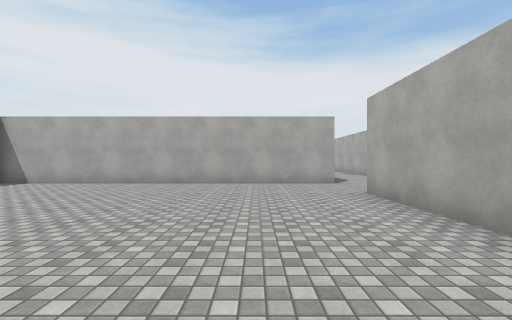
view 1 (above)

21 first-person views from a walk through a scene from a Unity 3-D project. The camera is 1.4 m above the floor, looks level and sees 90° across. The floor is counted in squares, 2 m on a side. Each view is taken from the middle of a square. On the plan, view 1 faces up. The plan holds only what a view shows up to about 9 squares ahead; the rest is blank. The place goes on beyond the plan. The player character is not drawn. Surface patterns are stand-ins for the level's own textures.

view 2
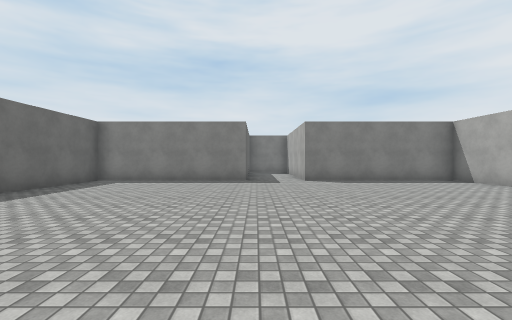

view 3
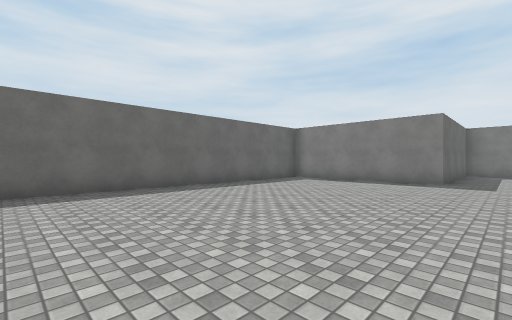

view 4
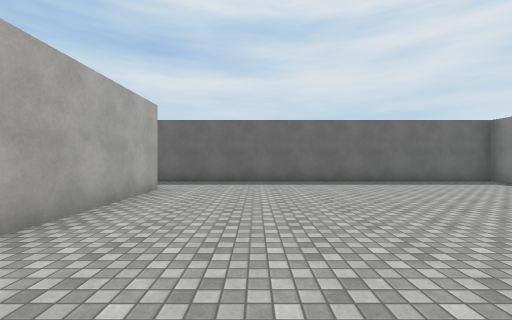

view 5
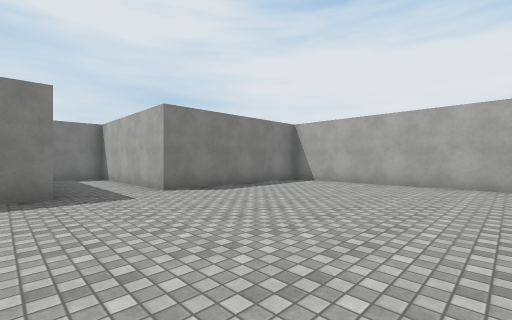

view 6
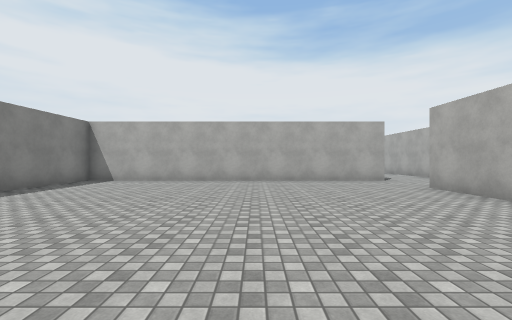

view 7
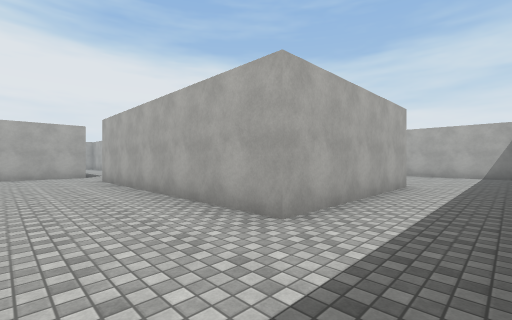

view 8
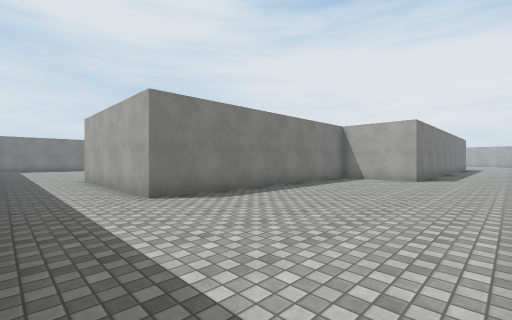

view 9
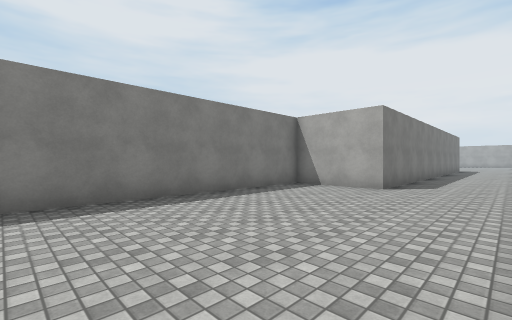

view 10
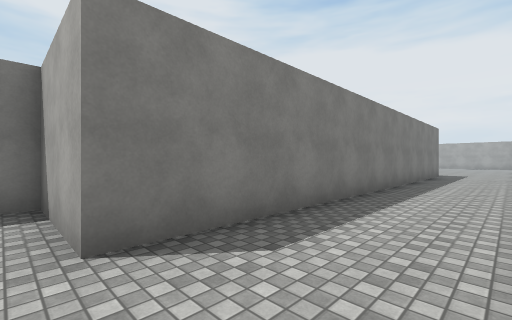

view 11
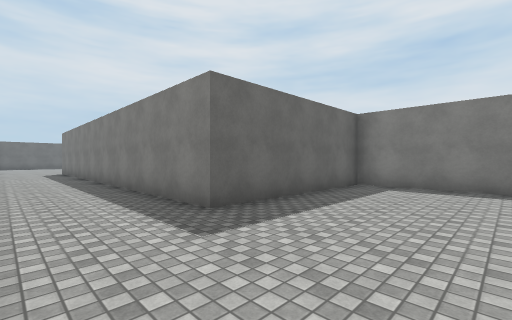

view 12
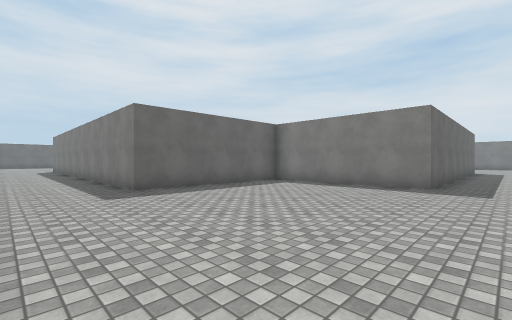

view 13
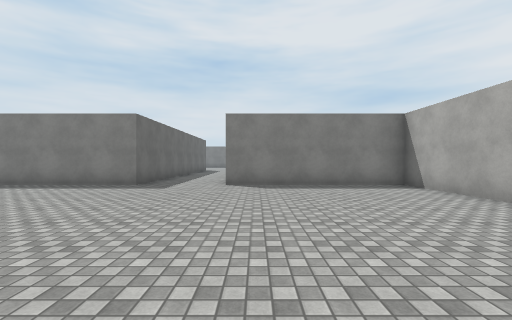

view 14
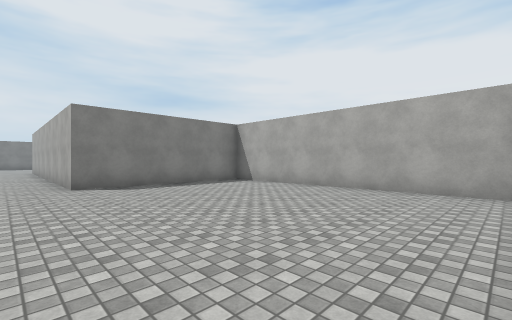

view 15
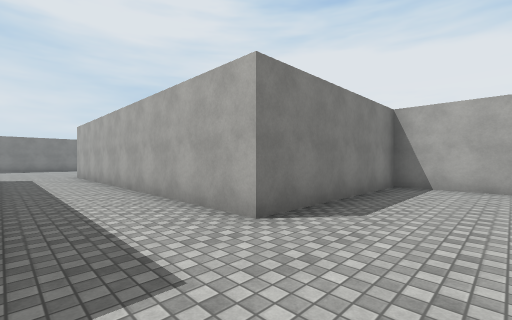

view 16
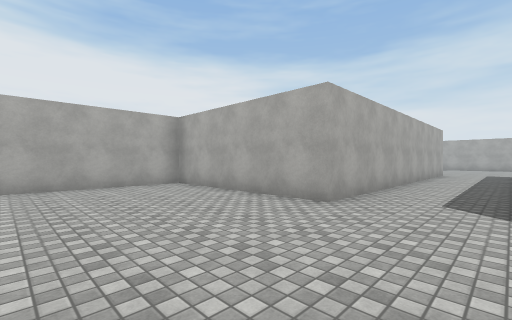

view 17
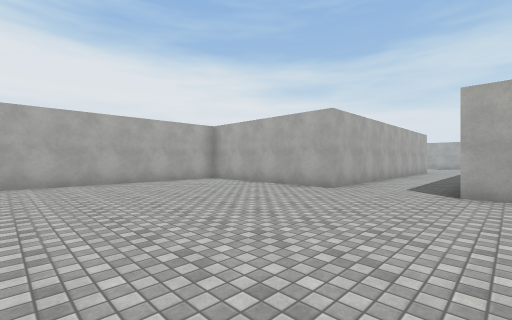

view 18
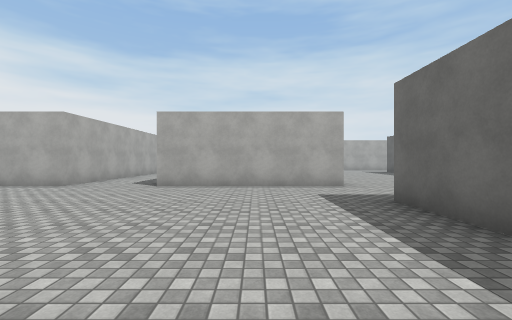

view 19
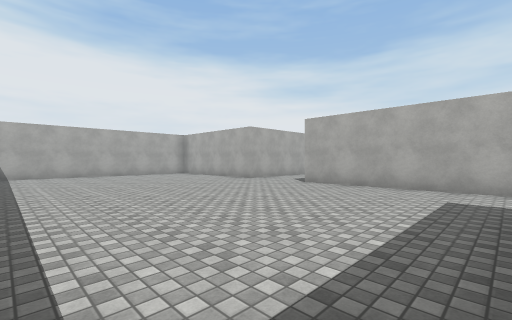

view 20
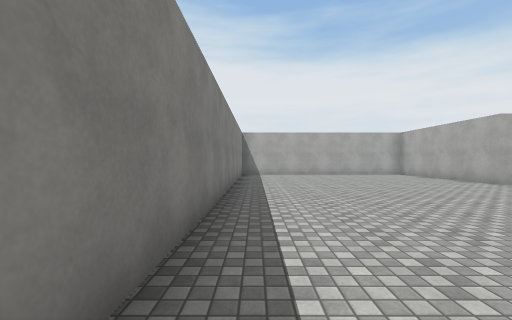

view 21
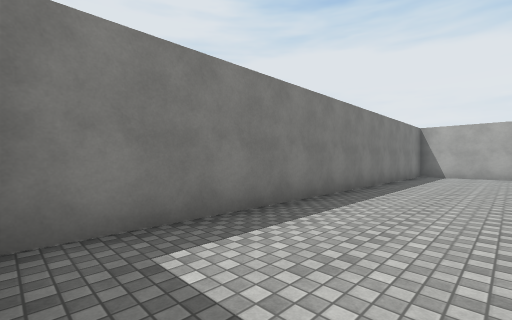

### Floor plan
Points are (right, up) in squares from view 1. A wall is a line through its corners. A room is listed if a view was taken in it or the views show most of it. See-through windows are left out.
Room 1 (views 1, 2, 3, 4, 5, 6, 7)
walls: (2.3, -2.1) (2.3, 5.5); (1.4, 7.7) (-7.7, 7.7) (-7.7, 2.7) (-12.1, 2.7); (-10.2, 0.7) (-7.7, 0.7) (-7.7, -4.3) (1.5, -4.3); (-12.7, 2.1) (-12.7, 1.1)
ways out: opening at (2.5, -3.5) to room 2; opening at (2.5, 6.5)
Room 2 (views 8, 9, 10, 11, 12, 13, 14, 15, 16, 17, 18, 19, 20, 21)
walls: (0.8, 22.7) (4.8, 22.7) (4.8, 17.9) (9.8, 17.9) (9.8, 5.4) (7.3, 5.4) (7.3, -2.1) (2.3, -2.1); (-5.2, 17.6) (-5.2, 22.8); (12, 30.2) (4.8, 30.2) (4.8, 25.2) (-5.2, 25.2) (-5.2, 30.2) (-12, 30.2); (-9.8, 17.7) (-7.6, 17.7); (-12.7, 28.1) (-12.7, 18); (1.5, -4.3) (3.2, -4.3)
ways out: opening at (2.5, -3.5) to room 1; opening at (-6.5, 18)

Where each view was taken, in squares from view 1:
view 1: 0 up, 0 right, facing up
view 2: 1 up, 1 right, facing left
view 3: 2 up, 1 right, facing down-left
view 4: 4 up, 0 right, facing down
view 5: 0 up, 2 left, facing up-left
view 6: 1 down, 2 left, facing up
view 7: 4 down, 0 right, facing up-right
view 8: 4 down, 12 right, facing up-left
view 9: 1 down, 12 right, facing up-left
view 10: 5 up, 12 right, facing up-left
view 11: 21 up, 12 right, facing down-left
view 12: 24 up, 12 right, facing down-left
view 13: 26 up, 12 right, facing left
view 14: 24 up, 12 right, facing up-left
view 15: 23 up, 7 right, facing up-left
view 16: 23 up, 9 left, facing up-right
view 17: 22 up, 11 left, facing up-right
view 18: 20 up, 12 left, facing right
view 19: 18 up, 12 left, facing up-right
view 20: 18 up, 12 left, facing up
view 21: 18 up, 10 left, facing up-left
